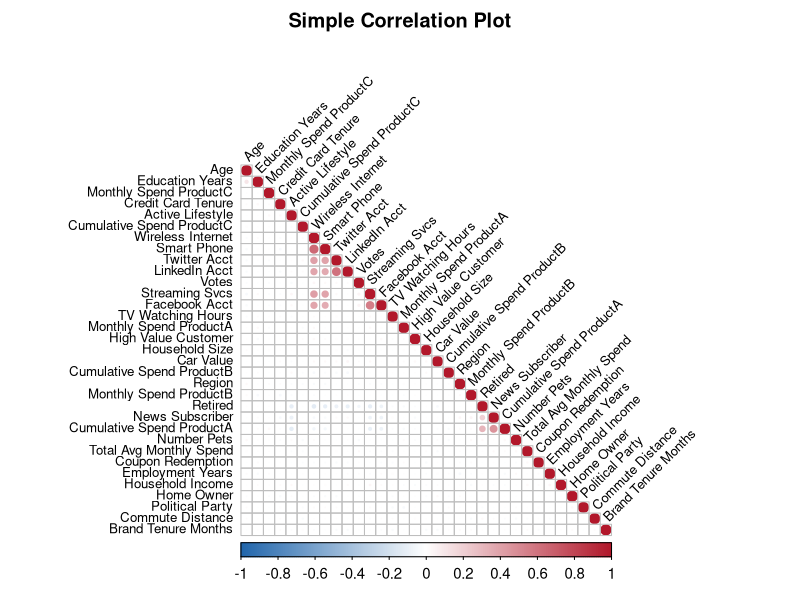

Reproduce this figure in R.
## ---- chunk 1
knitr::opts_chunk$set(echo = FALSE)
library(readxl)
library(ggplot2)
library(corrplot)
library(car)
customer_data <- read_excel("./outputs/26-04-16-21/customer_data_cleaned.xlsx")

# Convert columns that should be numeric but may be stored as text
numeric_cols <- c(
  "Region", "Age", "Education Years", "Employment Years", "Household Size",
  "Household Income", "Number Pets", "umber Pets", "Home Owner", "Car Value",
  "Commute Distance", "Credit Card Tenure", "TV Watching Hours",
  "Coupon Redemption", "Brand Tenure Months", "Monthly Spend ProductA",
  "Cumulative Spend ProductA", "Monthly Spend ProductB", "Cumulative Spend ProductB",
  "Monthly Spend ProductC", "Cumulative Spend ProductC", "Total Avg Monthly Spend",
  "High Value Customer"
)

numeric_cols <- intersect(numeric_cols, names(customer_data))

safe_numeric <- function(x) {
  as.numeric(gsub("[^0-9.-]", "", as.character(x)))
}

customer_data[numeric_cols] <- lapply(customer_data[numeric_cols], safe_numeric)
theme_set(theme_minimal(base_size = 12))
## ---- chunk 2
head(customer_data)
str(customer_data)
summary(customer_data)
sum(is.na(customer_data))
## ---- chunk 3
num_data <- customer_data[sapply(customer_data, is.numeric)]
corr_mat <- round(cor(num_data, use = "pairwise.complete.obs"), 3)
corr_mat
## ---- chunk 4
# Larger figure and adjusted text sizes to reduce crowding
corrplot(
  corr_mat,
  method = "circle",
  type = "lower",
  order = "hclust",
  tl.col = "black",
  tl.srt = 45,
  tl.cex = 0.8,       # label text size
  cl.cex = 0.9,       # color legend text size
  number.cex = 0.6,   # coefficient text size (if shown)
  addCoef.col = NULL, # hide numeric coefficients to avoid overlap
  col = colorRampPalette(c("#2166ac", "white", "#b2182b"))(200),
  mar = c(0, 0, 2, 0), # a bit more top margin for the title
  title = "Simple Correlation Plot"
)
## ---- chunk 5
# Top correlations with target variable for linear regression selection
target_var <- "Total Avg Monthly Spend"

target_corr <- cor(num_data, use = "pairwise.complete.obs")[, target_var]
target_corr <- target_corr[names(target_corr) != target_var]

top_corr <- data.frame(
  variable = names(target_corr),
  correlation = as.numeric(target_corr),
  abs_correlation = abs(as.numeric(target_corr))
)

top_corr <- top_corr[order(-top_corr$abs_correlation), ]
head(top_corr, 10)
## ---- chunk 6
# Automatic predictor filtering and logistic regression

# In R formulas, spaces cause problems, so this function wraps those names in backticks:
safe_name <- function(x) {
  if (grepl("^[A-Za-z0-9_.]+$", x)) x else paste0("`", x, "`")
}

#Here are the columns I want (Independent Vars)
model_vars <- c(
'CustomerID', 'Region', 'Gender', 'Age', 'Education Years',
       'Employment Years', 'Job Category', 'Retired', 'Marital Status',
       'Household Size', 'Household Income', 'Number Pets', 'Home Owner',
       'Car Ownership', 'Car Brand', 'Car Value', 'Commute Distance',
       'Political Party', 'Votes', 'Credit Card', 'Credit Card Tenure',
       'Active Lifestyle', 'TV Watching Hours', 'Streaming Svcs',
       'Wireless Internet', 'Smart Phone', 'Twitter Acct', 'LinkedIn Acct',
       'Facebook Acct', 'News Subscriber', 'Coupon Redemption',
       'Brand Tenure Months', 'Monthly Spend ProductA',
       'Cumulative Spend ProductA', 'Monthly Spend ProductB',
       'Cumulative Spend ProductB', 'Monthly Spend ProductC',
       'Cumulative Spend ProductC', 'Total Avg Monthly Spend',
       'High Value Customer'
)
# Copy rows into new smaller dataframe
mod_data <- customer_data[ , model_vars]

# 3) Perfect separation checks
# This is one of the most important parts.
# 
# What is perfect separation?
# 
# It means one predictor can almost perfectly split the outcome.
# 
# Example:
# 
# everyone with X > 100 is a high-value customer
# everyone with X <= 100 is not
# 
# That sounds great, but in logistic regression it actually causes problems:
# 
# coefficients blow up
# model becomes unstable
# standard errors get weird
# 
# So the code searches for variables that separate 0s and 1s too perfectly, then drops them.
# 
# That’s why your output said:
# 
# Dropping perfect/separating vars: Total Avg Monthly Spend
# 
# That means this variable was almost too good at identifying the outcome.
sep_vars <- character()
for (nm in setdiff(names(mod_data), "High Value Customer")){
  x <- mod_data[[nm]]
  if (is.numeric(x)){
    a0 <- x[mod_data$`High Value Customer`==0]
    a1 <- x[mod_data$`High Value Customer`==1]
    if (length(na.omit(a0))>0 && length(na.omit(a1))>0){
      if (max(a0, na.rm=TRUE) < min(a1, na.rm=TRUE) || max(a1, na.rm=TRUE) < min(a0, na.rm=TRUE)){
        sep_vars <- c(sep_vars, nm)
      }
    }
  } else {
    tbl <- table(x, mod_data$`High Value Customer`)
    if (nrow(tbl)>0 && any(apply(tbl,1,function(r) r[1]==0 || r[2]==0))) sep_vars <- c(sep_vars, nm)
  }
}
if (length(sep_vars)>0){ cat("Dropping perfect/separating vars:", paste(unique(sep_vars), collapse=", "), "\n"); mod_data <- mod_data[ , !(names(mod_data) %in% sep_vars), drop=FALSE] }

# 4) High pairwise correlation among numerics (>0.9): drop the lower-variance member
# This checks for multicollinearity.
# 
# That means:
# 
# two predictors are telling almost the same story
# 
# Example:
# 
# Credit Card Tenure and Brand Tenure Months might move together a lot
# 
# If two variables correlate above 0.9, the code drops one of them.
# Because highly correlated predictors can:
# 
# make coefficients unstable
# inflate standard errors
# make interpretation messy
# 
# The code keeps the one with higher variance and drops the other.
# 
# That’s why your output said:
# 
# Dropping highly correlated numeric vars: Credit Card Tenure
num_idx <- sapply(mod_data, is.numeric)
num_idx["High Value Customer"] <- FALSE
num_names <- names(mod_data)[num_idx]
if (length(num_names)>1){
  cor_mat <- cor(mod_data[ , num_names], use="pairwise.complete.obs")
  high_pairs <- which(abs(cor_mat) > 0.9 & abs(cor_mat) < 1, arr.ind=TRUE)
  drop_cols <- character()
  if (nrow(high_pairs)>0){
    for (i in seq_len(nrow(high_pairs))){
      a <- rownames(cor_mat)[high_pairs[i,1]]
      b <- colnames(cor_mat)[high_pairs[i,2]]
      var_a <- var(mod_data[[a]], na.rm=TRUE); var_b <- var(mod_data[[b]], na.rm=TRUE)
      drop_cols <- c(drop_cols, ifelse(var_a < var_b, a, b))
    }
    drop_cols <- unique(drop_cols)
    cat("Dropping highly correlated numeric vars:", paste(drop_cols, collapse=", "), "\n")
    mod_data <- mod_data[ , !(names(mod_data) %in% drop_cols), drop=FALSE]
  }
}


# Final model fit
terms <- setdiff(names(mod_data), "High Value Customer")
if (length(terms)==0) stop('No predictors remain after automatic filtering.')
terms_safe <- vapply(terms, safe_name, character(1))
formula_terms <- paste(terms_safe, collapse = " + ")
logit_formula <- as.formula(paste(safe_name("High Value Customer"), "~", formula_terms))
logit_model <- glm(logit_formula, data = mod_data, family = binomial(), na.action = na.omit)

# Stepwise selection

# Full model (what you already built)
full_model <- logit_model

# Null model (IMPORTANT: use SAME DATA)
null_model <- glm(`High Value Customer` ~ 1, data = mod_data, family = binomial)

# Stepwise
step_model <- step(
  full_model,
  direction = "both"
)

summary(logit_model)
# In logistic regression, coefficients are in log-odds, which are hard to interpret.
# 
# So this converts them to odds ratios, which are easier.
# 
# Example:
# 
# coefficient = 1.077
# odds ratio = exp(1.077) ≈ 2.94
# Smart Phone → Odds Ratio ≈ 2.94
# 
# People with smartphones are about 2.94 times more likely to be high-value customers
# Odds Ratio = 2.94  
# CI = [2.10, 4.10]
# 
# We are 95% (confint R func convention) confident the true odds ratio is between 2.10 and 4.10
odds <- exp(coef(step_model))

ci <- tryCatch(
  {
    tmp <- exp(confint(step_model))
    if (is.null(dim(tmp))) matrix(tmp, ncol = 2) else tmp
  },
  error = function(e) matrix(NA, nrow = length(odds), ncol = 2)
)

odds_table <- data.frame(
  Estimate = coef(step_model),
  OddsRatio = odds,
  CI_low = ci[,1],
  CI_high = ci[,2]
)

print(odds_table)

pseudo_r2 <- 1 - step_model$deviance / step_model$null.deviance

cat("Pseudo R-squared:", round(pseudo_r2, 4), "\n")
cat("Observations used:", length(step_model$fitted.values), "\n")
## ---- chunk 7
final_model <- glm(
  `High Value Customer` ~ 
    `Streaming Svcs` +
    `Facebook Acct` +
    `Retired` +
    `Wireless Internet`,
  data = mod_data,
  family = binomial
)
summary(final_model)
odds <- exp(coef(final_model))

# Extract deviances
null_dev <- final_model$null.deviance
resid_dev <- final_model$deviance

# Degrees of freedom
df_null <- final_model$df.null
df_resid <- final_model$df.residual
df_diff <- df_null - df_resid

# Likelihood Ratio Test (Chi-square)
chi_sq <- null_dev - resid_dev

# p-value
p_value <- pchisq(chi_sq, df = df_diff, lower.tail = FALSE)

# McFadden's R^2
pseudo_r2 <- 1 - (resid_dev / null_dev)

# Print results
cat("Likelihood Ratio Test (Chi-square):\n")
cat("Chi-square =", round(chi_sq, 4), "\n")
cat("Degrees of freedom =", df_diff, "\n")
cat("p-value =", round(p_value, 6), "\n\n")

cat("McFadden's R-squared:\n")
cat("Pseudo R^2 =", round(pseudo_r2, 6), "\n")
## ---- chunk 8
final_model <- glm(
  `Retired` ~ 
    `Number Pets` +
    `Car Value` +
    `Active Lifestyle` +
    `Wireless Internet` +
    `Active Lifestyle` +
    `LinkedIn Acct` +
    `News Subscriber` +
    `Streaming Svcs` +
    `Votes` +
    `Car Ownership`,
  data = mod_data,
  family = binomial
)
summary(final_model)
odds <- exp(coef(final_model))

# Extract deviances
null_dev <- final_model$null.deviance
resid_dev <- final_model$deviance

# Degrees of freedom
df_null <- final_model$df.null
df_resid <- final_model$df.residual
df_diff <- df_null - df_resid

# Likelihood Ratio Test (Chi-square)
chi_sq <- null_dev - resid_dev

# p-value
p_value <- pchisq(chi_sq, df = df_diff, lower.tail = FALSE)

# McFadden's R^2
pseudo_r2 <- 1 - (resid_dev / null_dev)

# Print results
cat("Likelihood Ratio Test (Chi-square):\n")
cat("Chi-square =", round(chi_sq, 4), "\n")
cat("Degrees of freedom =", df_diff, "\n")
cat("p-value =", round(p_value, 6), "\n\n")

cat("McFadden's R-squared:\n")
cat("Pseudo R^2 =", round(pseudo_r2, 6), "\n")
